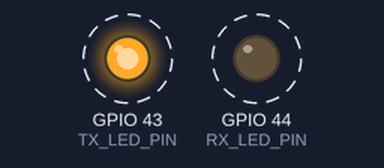
The program below on a simulated ESP32-S3. Parts: output pins drawn as LEDs (lit = HIGH). Dashed ring = blinking.

Above: at 0.2 s.
Timing chart, 0 to 3.0 s (numbered marks = the images above):
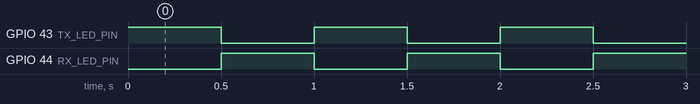

The program:

main.cpp
```cpp
//// TX & RX onboard LED blinking using GPIO43 and GPIO44 /////
//// EXAMPLE 1///////////

#include <Arduino.h>

// These pins are normally used for UART.
// We can use them as normal GPIOs if we don't use Serial.print
#define TX_LED_PIN 43
#define RX_LED_PIN 44

void setup()
{
  // DO NOT call Serial.begin() if you want full control of these pins for blinking.
  // If you use Serial.begin(), the LEDs might flicker with serial data.
  pinMode(TX_LED_PIN, OUTPUT);
  pinMode(RX_LED_PIN, OUTPUT);
}

void loop()
{
  // TX LED ON
  digitalWrite(TX_LED_PIN, HIGH);
  digitalWrite(RX_LED_PIN, LOW);
  delay(500);

  // RX LED ON
  digitalWrite(TX_LED_PIN, LOW);
  digitalWrite(RX_LED_PIN, HIGH);
  delay(500);
}


//// Onboard RGB (NeoPixel) LED blinking using GPIO48 ///////
//// EXAMPLE 2///////////

// #include <Arduino.h>
// #include <Adafruit_NeoPixel.h>

// // Use the built-in NeoPixel pin
// Adafruit_NeoPixel onboardPixel(1, 48, NEO_GRB + NEO_KHZ800);

// void setup()
// {
//   onboardPixel.begin();
//   onboardPixel.setBrightness(50); // 0-255
// }

// void loop()
// {
//   onboardPixel.setPixelColor(0, 0xFF0000); // Red
//   onboardPixel.show();
//   delay(500);
//   onboardPixel.setPixelColor(0, 0x00FF00); // Green
//   onboardPixel.show();
//   delay(500);
//   onboardPixel.setPixelColor(0, 0x0000FF); // Blue
//   onboardPixel.show();
//   delay(500);
// }
```

Measured:
- by itself, GPIO 43 (TX_LED_PIN), GPIO 44 (RX_LED_PIN): alternates HIGH for 0.50 s and LOW for 0.50 s
